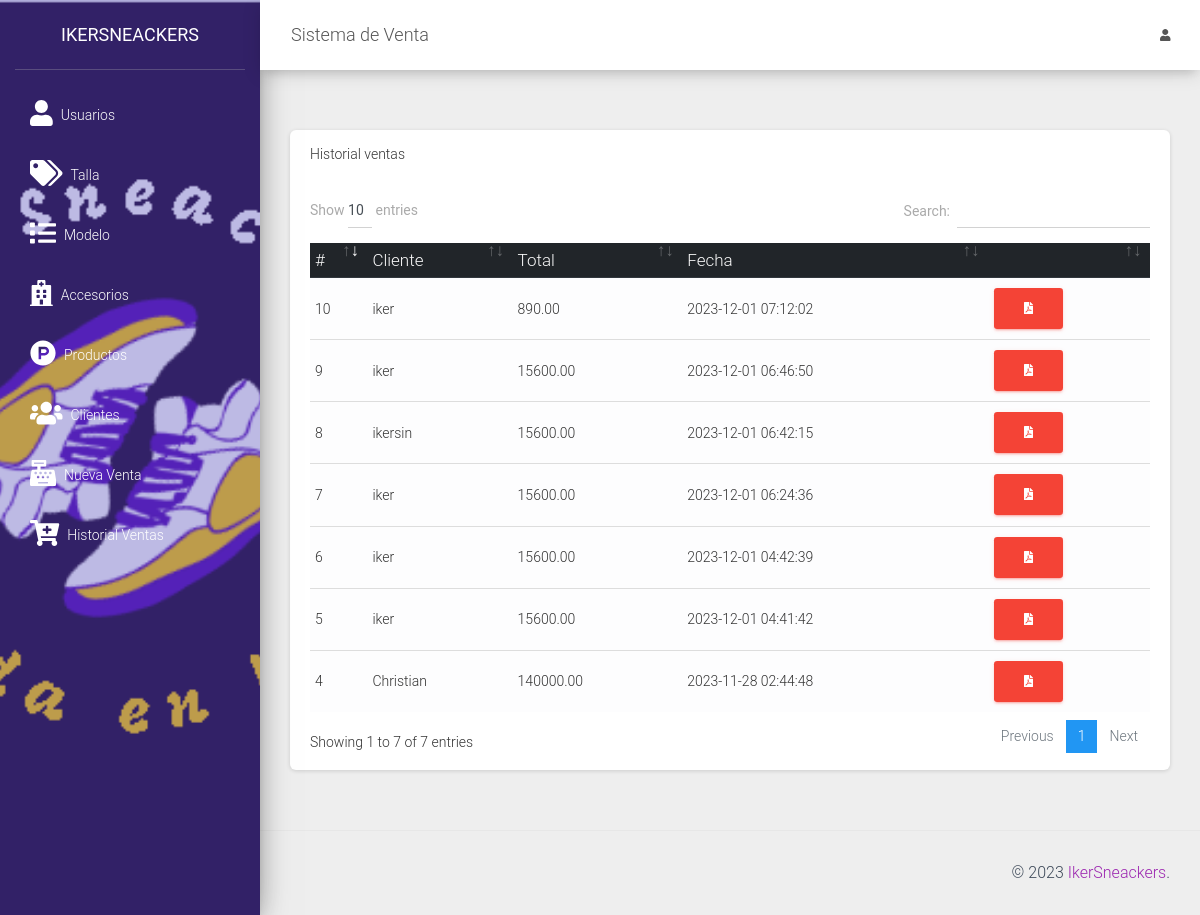
Screenshot of /src/lista_ventas.php (signed in) with the database file from the repository.
### tables this page shows
CREATE TABLE `ventas` (
  `id` int(11) NOT NULL,
  `id_cliente` int(11) NOT NULL,
  `total` decimal(10,2) NOT NULL,
  `id_usuario` int(11) NOT NULL,
  `fecha` timestamp NOT NULL DEFAULT current_timestamp() ON UPDATE current_timestamp()
);

CREATE TABLE `cliente` (
  `idcliente` int(11) NOT NULL,
  `nombre` varchar(100) NOT NULL,
  `telefono` varchar(15) NOT NULL,
  `direccion` varchar(200) NOT NULL,
  `estilo` varchar(50) NOT NULL,
  `id_venta` varchar(50) NOT NULL,
  `id_zapatoo` varchar(50) NOT NULL,
  `correo` varchar(50) NOT NULL
);

### src/lista_ventas.php (the view, shortened to what this page needs)
<?php
require_once "../conexion.php";
$query = mysqli_query($conexion, "SELECT v.*, c.idcliente, c.nombre FROM ventas v INNER JOIN cliente c ON v.id_cliente = c.idcliente");
include_once "includes/header.php";
?>
<div class="card">
    <div class="card-header">
        Historial ventas
    </div>
    <div class="card-body">
        <div class="table-responsive">
            <table class="table table-light" id="tbl">
                <thead class="thead-dark">
                    <tr>
                        <th>#</th>
                        <th>Cliente</th>
                        <th>Total</th>
                        <th>Fecha</th>
                        <th></th>
                    </tr>
                </thead>
                <tbody>
                    <?php while ($row = mysqli_fetch_assoc($query)) { ?>
                        <tr>
                            <td><?php echo $row['id']; ?></td>
                            <td><?php echo $row['nombre']; ?></td>
                            <td><?php echo $row['total']; ?></td>
                            <td><?php echo $row['fecha']; ?></td>
                            <td>
                                <a href="pdf/generar.php?cl=<?php echo $row['id_cliente'] ?>&v=<?php echo $row['id'] ?>" target="_blank" class="btn btn-danger"><i class="fas fa-file-pdf"></i></a>
                            </td>
                        </tr>
                    <?php } ?>
                </tbody>
            </table>
        </div>
    </div>
</div>
<?php include_once "includes/footer.php"; ?>

### rows the page displays
ventas: id "4", id_cliente.nombre "Christian", total "140000.00", fecha "2023-11-28 02:44:48"
ventas: id "5", id_cliente.nombre "iker", total "15600.00", fecha "2023-12-01 04:41:42"
ventas: id "6", id_cliente.nombre "iker", total "15600.00", fecha "2023-12-01 04:42:39"
ventas: id "7", id_cliente.nombre "iker", total "15600.00", fecha "2023-12-01 06:24:36"
ventas: id "8", id_cliente.nombre "ikersin", total "15600.00", fecha "2023-12-01 06:42:15"
ventas: id "9", id_cliente.nombre "iker", total "15600.00", fecha "2023-12-01 06:46:50"
ventas: id "10", id_cliente.nombre "iker", total "890.00", fecha "2023-12-01 07:12:02"
